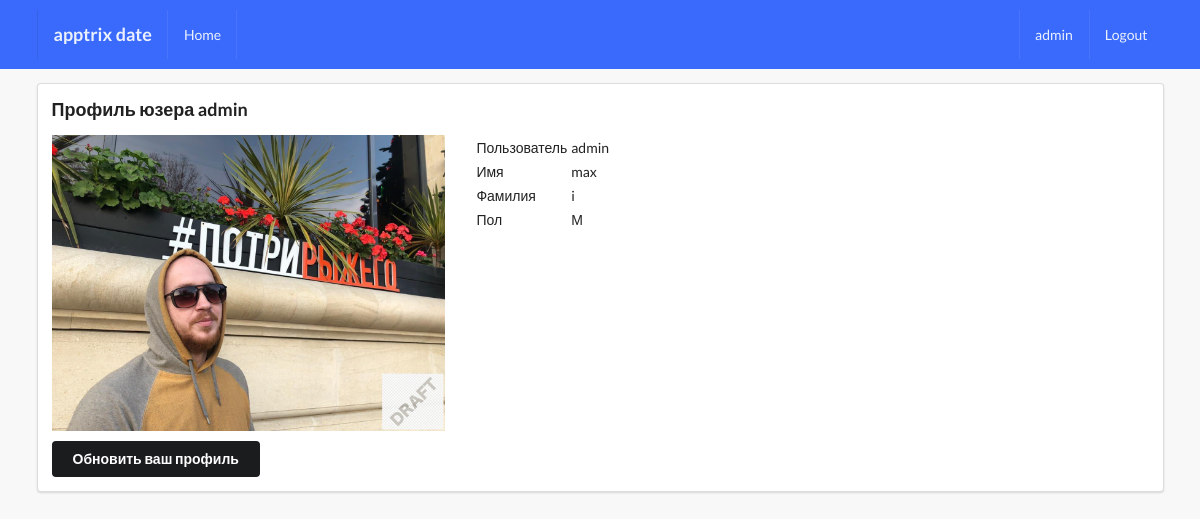
Screenshot of /profiles/myprofile/ (signed in) with the database file from the repository.
### profiles/models.py (models this page shows, shortened)
class Profile(models.Model):
    GENDER_CHOICES = (
        ('М', 'муж'),
        ('Ж', 'жен'),
    )
    first_name = models.CharField(max_length=200, blank=True)
    last_name = models.CharField(max_length=200, blank=True)
    gender = models.CharField(max_length=1, choices=GENDER_CHOICES)
    user = models.OneToOneField(User, on_delete=models.CASCADE)
    avatar = models.ImageField(default='avatar.png', upload_to='avatars/')
    email = models.EmailField(max_length=200, blank=True)
    match = models.ManyToManyField(User, blank=True, related_name='match')
    objects = ProfileManager()

### profiles/views.py (the view)
# urls.py: path('myprofile/', my_profile_view, name='my-profile-view'),
def my_profile_view(request):
    profile = Profile.objects.get(user=request.user)
    form = ProfileModelForm(request.POST or None, request.FILES or None, instance=profile)
    confirm = False
    if request.method == 'POST':
        if form.is_valid():
            form.save()
            confirm = True
    context = {
        'profile': profile,
        'form': form,
        'confirm': confirm,
    }
    return render(request, 'profiles/myprofile.html', context)

### profiles/templates/profiles/myprofile.html (shortened to what this page needs)
{% extends 'base.html' %}
{% block content %}
<div class="ui segment">
  <h3>Профиль юзера {{request.user}}</h3>
  <div class="ui grid">
  <div class="row">
      <div class="six wide column">
        <img class="oi medium rounded image" src="{{profile.avatar.url}}">
        <div class="row mt-5">
          <button class="ui secondary button" id="modal-btn">Обновить ваш профиль</button>
        </div>
      </div>
    <div class="ten wide column">
      <table class="iu table">
        <tbody>
        <tr>
          <td>Пользователь</td>
          <td>{{profile.user}}</td>
        </tr>
        <tr>
          <td>Имя</td>
          <td>{{profile.first_name}}</td>
        </tr>
        <tr>
          <td>Фамилия</td>
          <td>{{profile.last_name}}</td>
        </tr>
        <tr>
          <td>Пол</td>
          <td>{{profile.gender}}</td>
        </tr>
        </tbody>
      </table>
    </div>
  </div>
  </div>
</div>
{% endblock content %}

### templates/main/navbar.html
<div class="ui inverted menu nav mb-7">
  <div class="ui container">
    <a href="" class="item">
        <h3>apptrix date</h3>
    </a>
    {% if request.user.is_authenticated %}
    <a href="" class="item">
        Home
    </a>
    {% endif %}
    <div class="right menu">
        {% if request.user.is_authenticated %}
            <a href="" class="item">
                 {{ request.user }}
            </a>
            <a href="" class="ui item">
                Logout
            </a>
        {% else %}
        <a href="" class="ui item">
                Login
            </a>
        {% endif %}
    </div>
  </div>
</div>

### static_project/style.css (style rules this page uses)
body { background: #F8F8F8 !important; }
.nav { border-radius: 0px !important; padding: 10px 0 10px 0 !important; background-color: #396afc !important; }
.mb-7 { margin-bottom: 7px !important; }
.mt-5 { margin-top: 5px !important; }

### rows the page displays
Profile: avatar (picture), user "admin", first_name "max", last_name "i", gender "М"

### other values shown
{{ request.user }} "admin"
